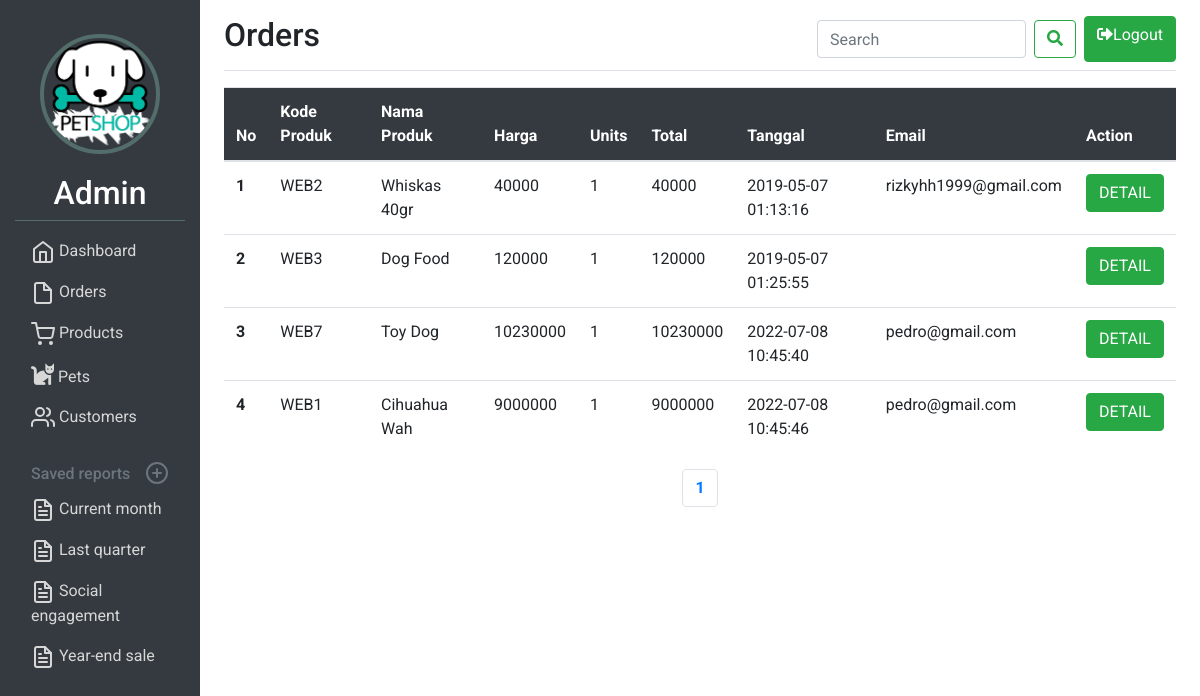
The app's page /user/orders.php (signed in) with its own data.
### tables this page shows
CREATE TABLE `orders` (
  `id` int(11) NOT NULL,
  `product_code` varchar(50) NOT NULL,
  `product_name` varchar(50) NOT NULL,
  `price` int(12) NOT NULL,
  `units` int(5) NOT NULL,
  `total` int(12) NOT NULL,
  `date` timestamp NOT NULL DEFAULT current_timestamp() ON UPDATE current_timestamp(),
  `email` varchar(50) NOT NULL
);

### function.php (called while the page is built, shortened)
<?php
$conn = mysqli_connect("localhost","root","root","petshop");
function query($query){
    global $conn;
    $result = mysqli_query($conn, $query);
    $rows = [];
    while ( $row = mysqli_fetch_assoc($result) ){
        $rows[] = $row;
    }
    return $rows;
}
?>

### user/orders.php (the view, shortened to what this page needs)
<?php
require '../function.php';
$jumlahDataPerHalaman = 6;
$jumlahData = count(query("SELECT * FROM orders"));
$jumlahHalaman = ceil($jumlahData/$jumlahDataPerHalaman);
$halamanAktif = ( isset($_GET["halaman"]) ) ? $_GET["halaman"] : 1;
$awalData = ($jumlahDataPerHalaman * $halamanAktif) - $jumlahDataPerHalaman;
$orders = query("SELECT * FROM orders LIMIT $awalData, $jumlahDataPerHalaman");
?>
<!DOCTYPE html>
<html lang="en" dir="ltr">
  <head>
    <link rel="stylesheet" href="https://use.fontawesome.com/releases/v5.8.1/css/all.css">
    <link rel="stylesheet" href="https://stackpath.bootstrapcdn.com/bootstrap/4.3.1/css/bootstrap.min.css">
    <link rel="stylesheet" href="user.css">
  </head>
  <body data-gr-c-s-loaded="true" cz-shortcut-listen="true">
  <div class="container-fluid">
    <div class="row">
      <nav class="col-md-2 d-none d-md-block bg-dark sidebar">
        <div class="sidebar-sticky">
          <div class="admin-profile">
            <div class="admin-image">
              <img src="img/logo.png" alt="">
            </div>
            <div class="admin-name">
              <h2>Admin</h2>
            </div>
          </div>
          <ul class="nav flex-column">
            <li class="nav-item">
              <a class="nav-link active" href="index.php">
                Dashboard <span class="sr-only">(current)</span>
              </a>
            </li>
            <li class="nav-item">
              <a class="nav-link" href="orders.php">
                Orders
              </a>
            </li>
            <li class="nav-item">
              <a class="nav-link" href="products.php">
                Products
              </a>
            </li>
            <li class="nav-item">
              <a class="nav-link" href="pets.php">
                <i class='fas fa-cat' style='font-size:23px'></i>
                Pets
              </a>
            </li>
            <li class="nav-item">
              <a class="nav-link" href="customers.php">
                Customers
              </a>
            </li>
          </ul>
          <h6 class="sidebar-heading d-flex justify-content-between align-items-center px-3 mt-4 mb-1 text-muted">
            <span>Saved reports</span>
            <a class="d-flex align-items-center text-muted" href="#">
            </a>
          </h6>
          <ul class="nav flex-column mb-2">
            <li class="nav-item">
              <a class="nav-link" href="#">
                Current month
              </a>
            </li>
            <li class="nav-item">
              <a class="nav-link" href="#">
                Last quarter
              </a>
            </li>
            <li class="nav-item">
              <a class="nav-link" href="#">
                Social engagement
              </a>
            </li>
            <li class="nav-item">
              <a class="nav-link" href="#">
                Year-end sale
              </a>
            </li>
          </ul>
        </div>
      </nav>
      <main role="main" class="col-md-9 ml-sm-auto col-lg-10 px-4">
        <div class="d-flex justify-content-between flex-wrap flex-md-nowrap align-items-center pt-3 pb-2 mb-3 border-bottom">
          <h1 class="h2">Orders</h1>
          <div class="btn-toolbar mb-2 mb-md-0">
            <div class="btn-group mr-2">
                <form class="form-inline my-2 my-lg-1" action="" method="post">
                <input class="form-control mr-sm-2" type="search" name="keyword" id="keyword" placeholder="Search" aria-label="Search">
                <button class="btn btn-outline-success my-2 my-sm-0" type="submit" name="search" id="search"><i class="fas fa-search"></i></button>
            </form>
            </div>
            <a href="../logout.php" class="btn btn-success">
              <i class="fas fa-sign-out-alt"></i>Logout
            </a>
          </div>
        </div>
        <table class="table table-hover">
        <thead class="bg-dark">
            <tr>
                <th scope="col">No</th>
                <th scope="col">Kode Produk</th>
                <th scope="col">Nama Produk</th>
                <th scope="col">Harga</th>
                <th scope="col">Units</th>
                <th scope="col">Total</th>
                <th scope="col">Tanggal</th>
                <th scope="col">Email</th>
                <th scope="col">Action</th>
            </tr>
        </thead>
        <tbody>
            <?php $i=1; ?>
            <?php foreach($orders as $order): ?>
            <tr>
            <th scope="row"><?= $i; ?></th>
            <td><?= $order["product_code"]; ?></td>
            <td><?= $order["product_name"]; ?></td>
            <td><?= $order["price"]; ?></td>
            <td><?= $order["units"]; ?></td>
            <td><?= $order["total"]; ?></td>
            <td><?= $order["date"]; ?></td>
            <td><?= $order["email"]; ?></td>
            <td><a href="detailorders.php?order_id=<?= $order["order_id"]; ?>"><button class="btn btn-success">DETAIL</button></a></td>
            </tr>
            <?php $i+=1; ?>
            <?php endforeach; ?>
        </tbody>
        </table>
    <nav aria-label="Page navigation example">
      <ul class="pagination justify-content-center">
          <?php for( $i = 1; $i <= $jumlahHalaman; $i++) : ?>
            <?php if($i == $halamanAktif): ?>
              <li class="page-item font-weight-bold"><a class="page-link" href="?halaman=<?= $i; ?>"><?= $i; ?></a></li>
            <?php else: ?>
              <li class="page-item"><a class="page-link" href="?halaman=<?= $i; ?>"><?= $i; ?></a></li>
            <?php endif; ?>
          <?php endfor; ?>
      </ul>
    </nav>
      </main>
    </div>
  </div>
  </body>
</html>

### user/user.css (style rules this page uses)
* { margin: 0; padding: 0; font-family: 'Roboto', sans-serif; }
.sidebar { position: fixed; height: 100%; color: rgb(215, 215, 215); }
.admin-profile { width: 100%; margin-top: 20%; margin-bottom: 10px; border-bottom: 1px solid rgb(83, 110, 106); }
.admin-image img { display: block; margin: auto; height: 120px; width: 120px; border: 4px solid rgb(83, 110, 106); border-radius: 100%; }
.admin-name { margin-top: 20px; text-align: center; }
.nav li a { color: rgb(215, 215, 215); }
.bg-dark { color: white; }
.form-control { outline-color: green; }

### records on screen
orders: product_code "WEB2", product_name "Whiskas 40gr", price "40000", units "1", total "40000", date "2019-05-07 01:13:16", email "rizkyhh1999@gmail.com"
orders: product_code "WEB3", product_name "Dog Food", price "120000", units "1", total "120000", date "2019-05-07 01:25:55"
orders: product_code "WEB7", product_name "Toy Dog", price "10230000", units "1", total "10230000", date "2022-07-08 10:45:40", email "pedro@gmail.com"
orders: product_code "WEB1", product_name "Cihuahua Wah", price "9000000", units "1", total "9000000", date "2022-07-08 10:45:46", email "pedro@gmail.com"
